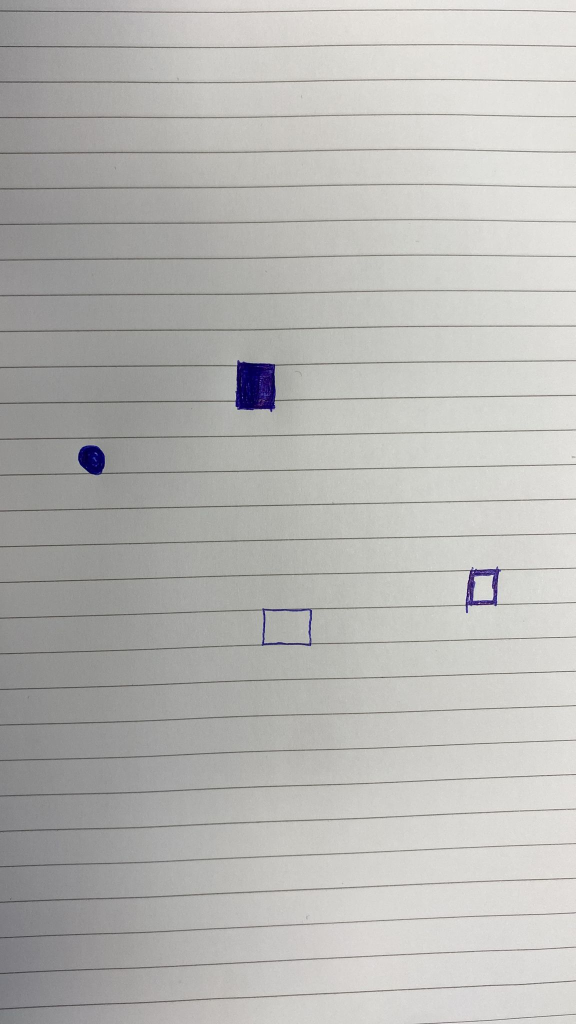
#> input picture ImageProcessing/paper2.jpeg, 1152 x 2048 px (shown at 1/2 size)
$ python ColourPosition.py
#> lines starting #> are read from the running program, lines starting #| are printed output that depends on the picture; after the words box and inside, x2 and y2 are one past the last pixel; in counts of white or black regions, pixels touching at a corner belong together
import cv2
import numpy as np


img = cv2.imread('paper2.jpeg')
#> img is the input picture: shape (2048, 1152, 3); mean B, G, R 180.3, 183.2, 183.8

hsv = cv2.cvtColor(img, cv2.COLOR_BGR2HSV)
#> hsv: shape (2048, 1152, 3); mean H, S, V 33.2, 7, 184.5

lower_blue = np.array([100, 150, 50])
upper_blue = np.array([140, 255, 255])
# Example of striding through the HSV image every 2 pixels
stride = 25  # Change this value to increase the step size
subsampled_hsv = hsv[::stride, ::stride]  # Select every 'stride' pixel in both directions
#> subsampled_hsv: shape (82, 47, 3); mean H, S, V 33.4, 6.8, 184.8

# Apply the mask to the subsampled image
mask = cv2.inRange(subsampled_hsv, lower_blue, upper_blue)
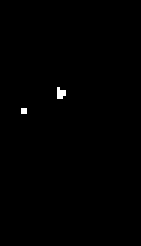
#> mask: shape (82, 47) (shown 3 times larger); 0.34% white in thin lines or dots, all inside (x1, y1, x2, y2) = (7, 29, 22, 38)

# Optionally, resize the mask back to the original size
mask = cv2.resize(mask, (hsv.shape[1], hsv.shape[0]), interpolation=cv2.INTER_NEAREST)
#> mask: shape (2048, 1152); 0.34% white; 2 white regions
contours, _ = cv2.findContours(mask, cv2.RETR_TREE, cv2.CHAIN_APPROX_SIMPLE)
#> contours = 2 contours; box (x1, y1, x2, y2) and area: (466, 725, 540, 825) 5378, (172, 900, 221, 950) 2352


for contour in contours:
    # Calculate the position of the detected color
    x, y, w, h = cv2.boundingRect(contour)
    # You can draw a rectangle around the detected color (optional)
    cv2.rectangle(img, (x, y), (x+w, y+h), (0, 255, 0), 10)
    # Print out or store the position
    print(f'blue found at position: x={x}, y={y}, width={w}, height={h}')
#> this loop made 2 passes
#> (contour, x, y, w, h) on pass 1: ([[172, 900], [172, 949], [220, 949], [220, 900]], 172, 900, 49, 50)
#> (x, y, w, h) on pass 2: (466, 725, 74, 100)
#| blue found at position: x=172, y=900, width=49, height=50
#| blue found at position: x=466, y=725, width=74, height=100
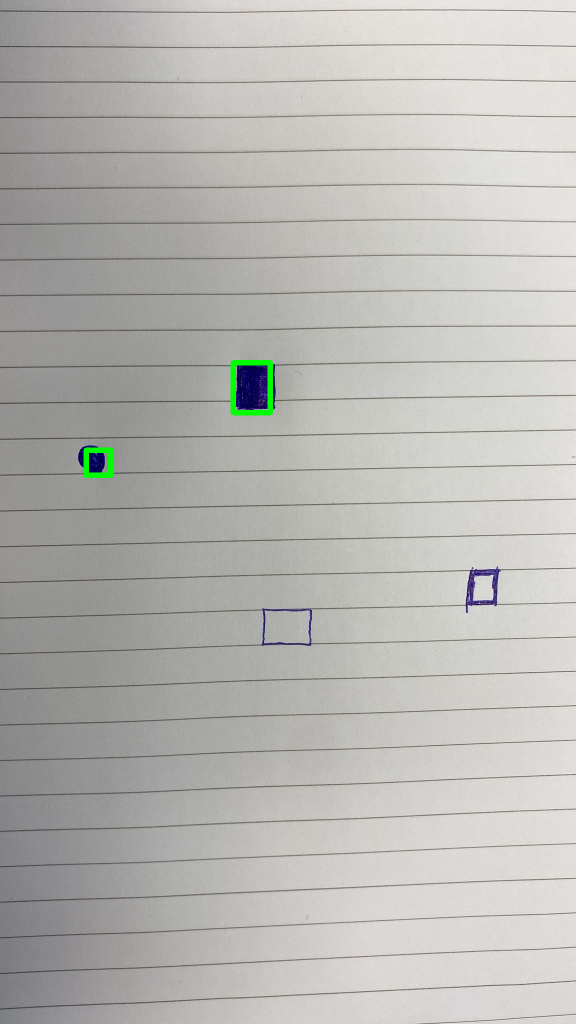
#> img: shape (2048, 1152, 3) (shown at 1/2 size); 0.25% of pixels changed, all inside (x1, y1, x2, y2) = (167, 720, 546, 956)


# Show the result (optional)
imgR = cv2.resize(img, (0, 0), fx = 0.5, fy = 0.3)
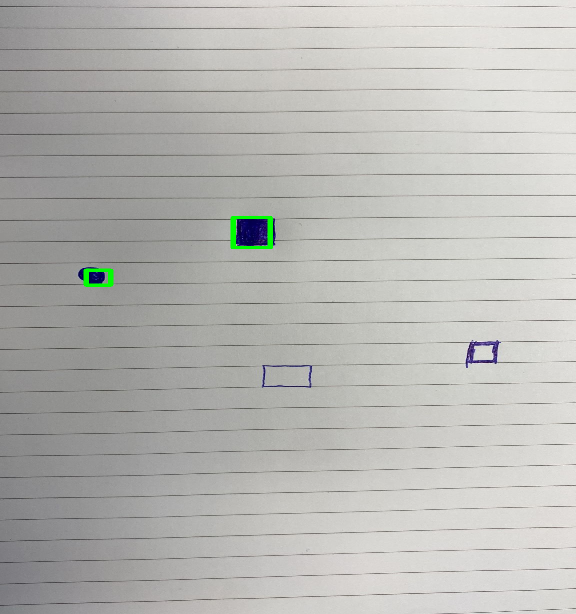
#> imgR: shape (614, 576, 3); mean B, G, R 180, 183.5, 183.5
cv2.imshow('Detected Color', imgR)
cv2.waitKey(0)
cv2.destroyAllWindows()

$ run again, with ImageProcessing/BlockPaper.jpeg copied over ImageProcessing/paper2.jpeg
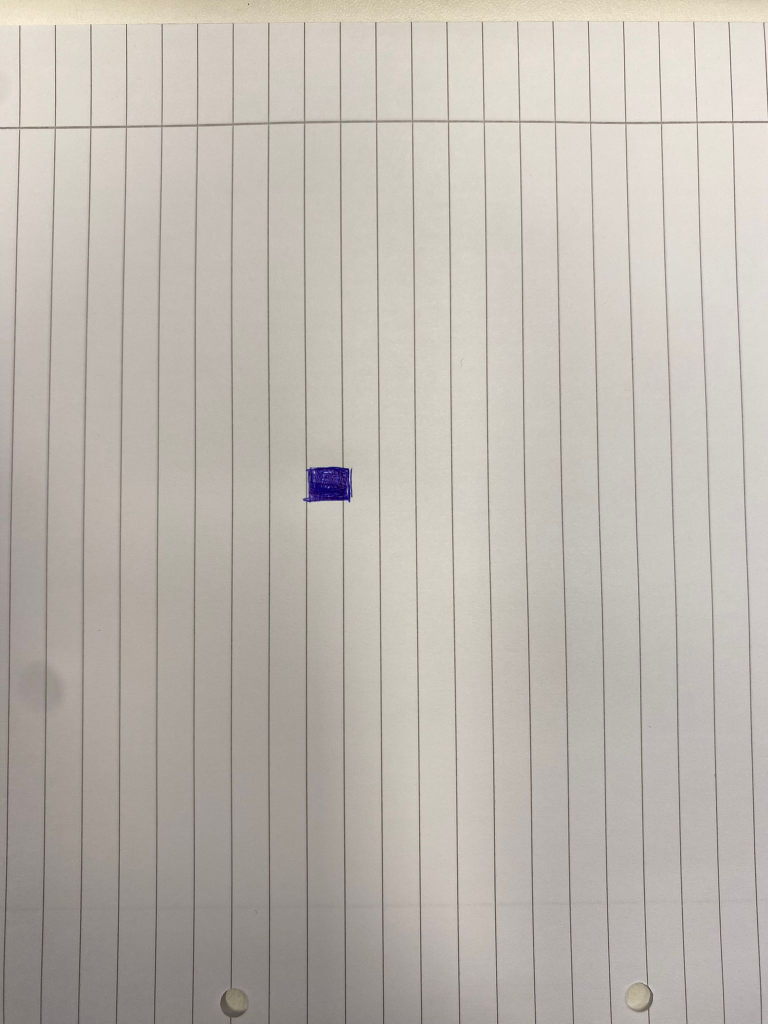
#> input picture ImageProcessing/BlockPaper.jpeg, 1536 x 2048 px (shown at 1/2 size)
#> img is the input picture: shape (2048, 1536, 3); mean B, G, R 175.9, 183.7, 189.6
#> hsv: shape (2048, 1536, 3); mean H, S, V 17, 19.2, 189.8
#> subsampled_hsv: shape (82, 62, 3); mean H, S, V 17.1, 19.1, 191.2
#> `mask = cv2.inRange(subsampled_hsv, lower_blue, upper_blue)`:
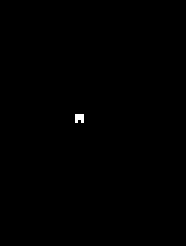
#> mask: shape (82, 62) (shown 3 times larger); 0.16% white in thin lines or dots, all inside (x1, y1, x2, y2) = (25, 38, 28, 41)
#> contours = 1 contour; box (x1, y1, x2, y2) and area: (620, 950, 694, 1024) 4730
#> the loop `for contour in contours:` made 1 pass
#> (x, y, w, h) on pass 1: (620, 950, 74, 74)
#> (printed output is left out)
#> `imgR = cv2.resize(img, (0, 0), fx = 0.5, fy = 0.3)`:
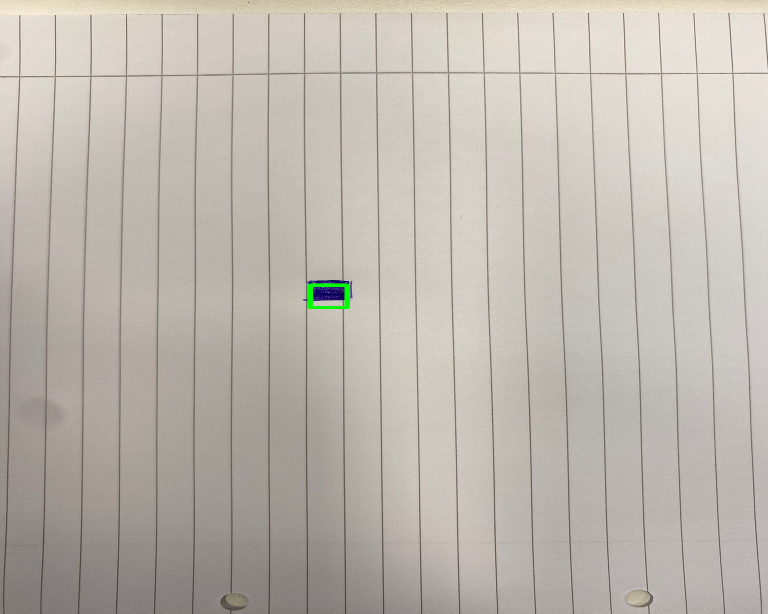
#> imgR: shape (614, 768, 3); mean B, G, R 175.7, 183.8, 189.5

$ run again, with ImageProcessing/ESPFULLBOARD.png saved as ImageProcessing/paper2.jpeg
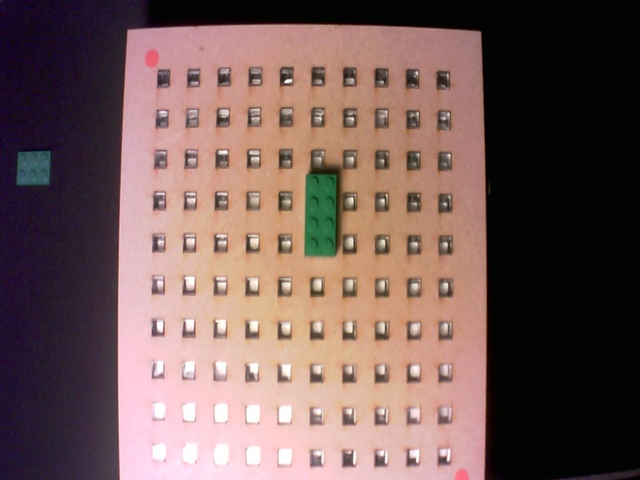
#> input picture ImageProcessing/ESPFULLBOARD.png, 640 x 480 px
#> img is the input picture: shape (480, 640, 3); mean B, G, R 88.1, 91.1, 116
#> hsv: shape (480, 640, 3); mean H, S, V 57.6, 74.8, 117.9
#> subsampled_hsv: shape (20, 26, 3); mean H, S, V 59.7, 76.6, 117.5
#> `mask = cv2.resize(mask, (hsv.shape[1], hsv.shape[0]), interpolation=cv..`:
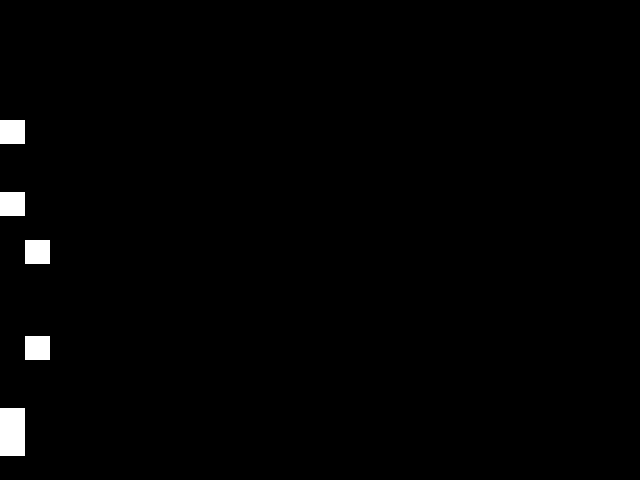
#> mask: shape (480, 640); 1.2% white; 5 white regions
#> contours = 5 contours; box (x1, y1, x2, y2) and area: (0, 408, 25, 456) 1128, (25, 336, 50, 360) 552, (25, 240, 50, 264) 552, (0, 192, 25, 216) 552, (0, 120, 25, 144) 552
#> the loop `for contour in contours:` made 5 passes
#> (contour, x, y, h) on passes 1 to 5: ([[0, 408], [0, 455], [24, 455], [24, 408]], 0, 408, 48), ([[25, 336], [25, 359], [49, 359], [49, 336]], 25, 336, 24), ([[25, 240], [25, 263], [49, 263], [49, 240]], 25, 240, 24), ([[0, 192], [0, 215], [24, 215], [24, 192]], 0, 192, 24), ([[0, 120], [0, 143], [24, 143], [24, 120]], 0, 120, 24)
#> (printed output is left out)
#> `imgR = cv2.resize(img, (0, 0), fx = 0.5, fy = 0.3)`:
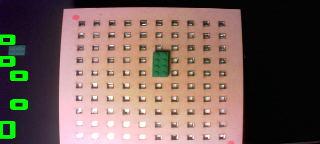
#> imgR: shape (144, 320, 3); mean B, G, R 87.3, 95.1, 115.4
